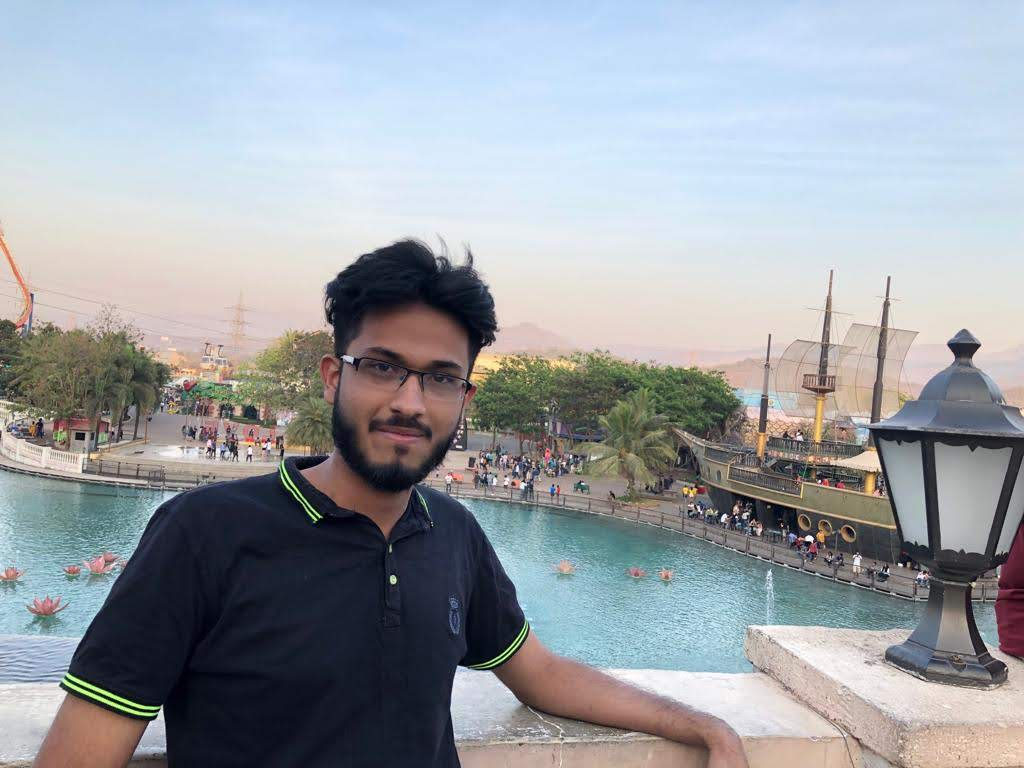
#> input picture IMG-20190303-WA0152.jpg, 1024 x 768 px, found by its file name
$ jupyter execute basicsOpenCV.ipynb
#> lines starting #> are read from the running program, lines starting #| are printed output that depends on the picture
[cell 1]
from google.colab import drive
drive.mount('/content/drive')

[cell 2]
import cv2
import imutils
from google.colab.patches import cv2_imshow

[cell 3]
image = cv2.imread('/content/drive/My Drive/IMG-20190303-WA0152.jpg')
#> image is the input picture: shape (768, 1024, 3); mean B, G, R 165.4, 159.4, 154.9
(h,w,d) = image.shape
#> h = 768; w = 1024; d = 3
print("height={}, width={}, depth={}".format(h,w,d))
#| height=768, width=1024, depth=3


cv2_imshow(image)
cv2.waitKey(0)

[cell 4]
(b,g,r) = image[152,19]
#> b = 235; g = 227; r = 214
print("r={},g={},b={}".format(r,g,b))
#| r=214,g=227,b=235

[cell 5]
roi = image[260:490,319:480]
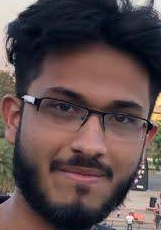
#> roi: shape (230, 161, 3); mean B, G, R 77.1, 76.2, 93.6
cv2_imshow(roi)
cv2.waitKey(0)

[cell 6]
resized_image = cv2.resize(image,(229,229))
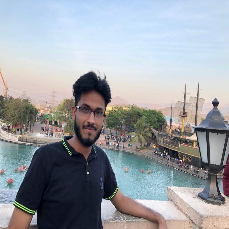
#> resized_image: shape (229, 229, 3); mean B, G, R 165.4, 159.3, 154.8
cv2_imshow(resized_image)
cv2.waitKey(0)

[cell 7]
new_height = int(image.shape[0]/4)
#> new_height = 192
print(image.shape)
#| (768, 1024, 3)
print(new_height)
#| 192
dim = (int((w*new_height)/h),new_height)
#> dim = (256, 192)
new_resize = cv2.resize(image,dim)
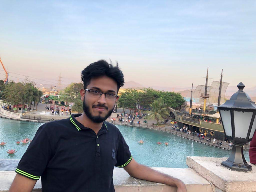
#> new_resize: shape (192, 256, 3); mean B, G, R 165.5, 159.5, 155
print(new_resize.shape)
#| (192, 256, 3)
cv2_imshow(new_resize)
cv2.waitKey(0)

[cell 8]
#using imutils to resize the image
new_resized1 = imutils.resize(image,height=229)
cv2_imshow(new_resized1)
cv2.waitKey(0)

[cell 9]
new_resized1.shape
#> Out = (229, 305, 3)

[cell 10]
image1 = new_resized1
(h1,w1) = image1.shape[:2]
#> h1 = 229; w1 = 305
center = (w1//2,h1//2)
#> center = (152, 114)
M = cv2.getRotationMatrix2D(center, -45, 1.0)
rotated_image = cv2.warpAffine(image1,M,(w1,h1))
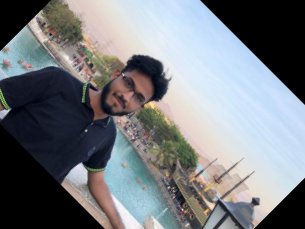
#> rotated_image: shape (229, 305, 3); mean B, G, R 127.8, 123.2, 119.3
cv2_imshow(rotated_image)
cv2.waitKey(0)

[cell 11]
#using imutils to rotate image
image2 = imutils.rotate(image1,-180)
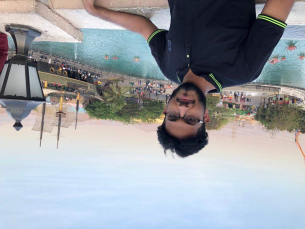
#> image2: shape (229, 305, 3); mean B, G, R 165.4, 159.4, 154.9
cv2_imshow(image2)
cv2.waitKey(0)

[cell 12]
image3 = imutils.rotate_bound(image1,45)
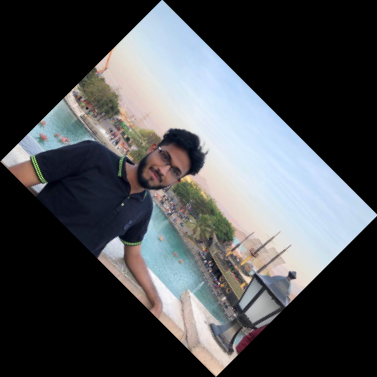
#> image3: shape (377, 377, 3); mean B, G, R 81.3, 78.3, 76.1
cv2_imshow(image3)
cv2.waitKey(0)

[cell 13]
blurred_image = cv2.GaussianBlur(image1,(31,31),0)
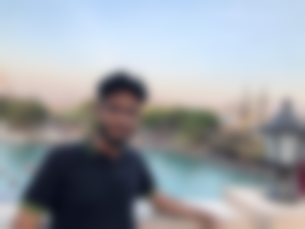
#> blurred_image: shape (229, 305, 3); mean B, G, R 165.4, 159.4, 154.9
cv2_imshow(blurred_image)
cv2.waitKey(0)

[cell 14]
image4 = image1.copy()
cv2.rectangle(image4,(100,80),(140,140),(0,255,0),2)
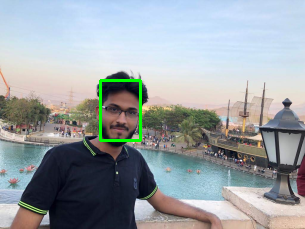
#> image4: shape (229, 305, 3); mean B, G, R 164.8, 161, 154.3
cv2_imshow(image4)
cv2.waitKey(0)

[cell 15]
image5 = image1.copy()
cv2.circle(image5,(120,110),28,(21,234,67),2)
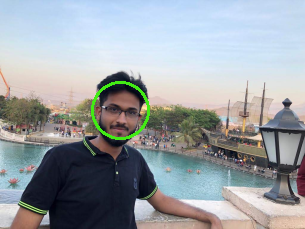
#> image5: shape (229, 305, 3); mean B, G, R 165, 160.6, 154.8
cv2_imshow(image5)
cv2.waitKey(0)

[cell 16]
image6  = image1.copy()
cv2.line(image6,(21,177),(34,211),(133,133,133),5)
cv2.line(image6,(71,107),(134,211),(33,13,3),5)
cv2_imshow(image6)
cv2.waitKey(0)

[cell 17]
image7 = image1.copy()
cv2.putText(image7,"adnan chiling around in imagica",(70,80),cv2.FONT_HERSHEY_SIMPLEX, 0.4,(100,150,200),2)
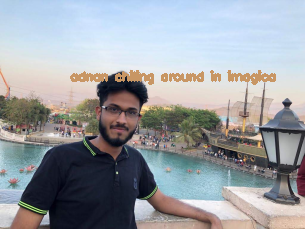
#> image7: shape (229, 305, 3); mean B, G, R 163.3, 158.2, 154.8
cv2_imshow(image7)
cv2.waitKey(0)
